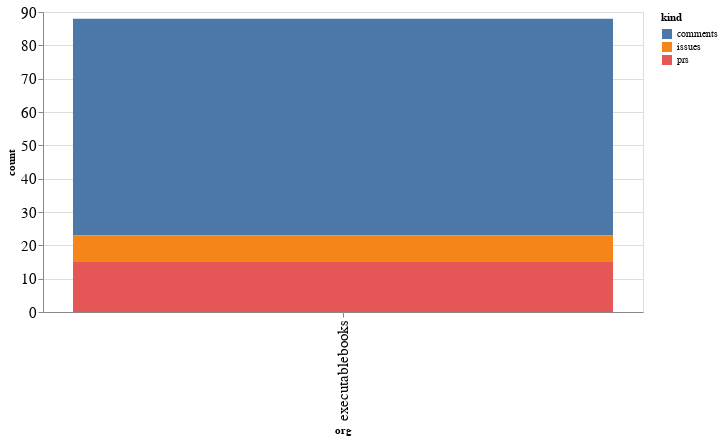

Notebook source saved alongside this figure:
### Code cell
alt.Chart(org_summaries, width=600).mark_bar().encode(
    x='org',
    y='count',
    color='kind',
    tooltip="org"
)

### Figure 1 — Vega-Lite specification as saved in the notebook (floating-point values rounded to 4 significant figures)
{"config": {"axisLeft": {"labelFontSize": 15}, "axisBottom": {"labelFontSize": 15}}, "data": {"name": "data-74320a6ec93984aa06d1656573bf2438"}, "mark": "bar", "encoding": {"color": {"type": "nominal", "field": "kind"}, "tooltip": {"type": "nominal", "field": "org"}, "x": {"type": "nominal", "field": "org"}, "y": {"type": "quantitative", "field": "count"}}, "width": 600, "$schema": "https://vega.github.io/schema/vega-lite/v4.8.1.json", "datasets": {"data-74320a6ec93984aa06d1656573bf2438": [{"org": "executablebooks", "kind": "comments", "count": 65}, {"org": "executablebooks", "kind": "issues", "count": 8}, {"org": "executablebooks", "kind": "prs", "count": 15}]}}
